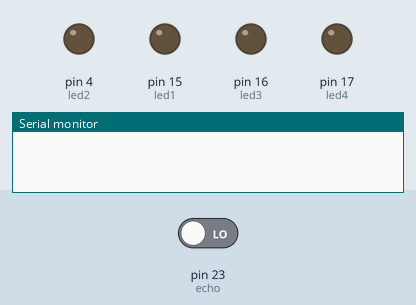
A sketch run on a simulated Arduino Mega 2560, built with avr-gcc and run on an emulated ATmega2560. Parts: output pins drawn as LEDs (lit = HIGH), the last lines printed to the serial monitor. Inputs (shaded band) come from the test bench; at power-on: pin 23 (echo) LOW. Pins used as bus, display or sensor lines are not drawn.

Above: at 0.1 s.
At 1.1 s:
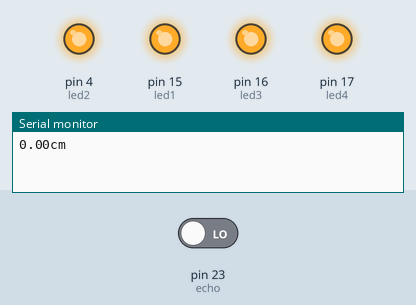
Timing chart, 0 to 2.6 s (numbered marks = the images above):
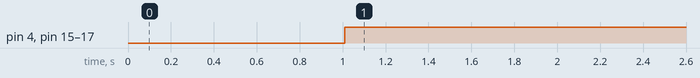

Measured:
- by itself, pin 4 (led2), pin 15 (led1), pin 16 (led3), pin 17 (led4): LOW → HIGH at 1.0 s

The sketch:

SUPER_SONIC.ino
```cpp
int echo = 23;
int trig = 22;
int led1 = 15;
int led2 = 4;
int led3 = 16;
int led4 = 17;
float duration, distance;

void setup()
{
  Serial.begin(9600);
  pinMode(trig, OUTPUT);
  pinMode(echo, INPUT);
  pinMode(led1, OUTPUT);
  pinMode(led2, OUTPUT);
  pinMode(led3, OUTPUT);
  pinMode(led4, OUTPUT);

}

void loop()
{
  digitalWrite(trig, HIGH);
  delay(10);
  digitalWrite(trig, LOW);;

  duration = pulseIn(echo,HIGH);
  distance = 0.017 * duration;
  Serial.print(distance);;
  Serial.print("cm\n");
  if (distance<5)
  {
    digitalWrite(led1,HIGH);
    digitalWrite(led2,HIGH);
    digitalWrite(led3,HIGH);
    digitalWrite(led4,HIGH);
    }

   else if(distance<10 && distance>5)
   {
    digitalWrite(led1,HIGH);
    digitalWrite(led2,HIGH);
    digitalWrite(led3,HIGH);
    digitalWrite(led4,LOW);
    }

   else if(distance<15 && distance>10)
   {
    digitalWrite(led1,HIGH);
    digitalWrite(led2,HIGH);
    digitalWrite(led3,LOW);
    digitalWrite(led4,LOW);
    }

   else if(distance<20 && distance>15)
   {
    digitalWrite(led1,HIGH);
    digitalWrite(led2,LOW);
    digitalWrite(led3,LOW);
    digitalWrite(led4,LOW);
    }
   else
   {
    digitalWrite(led1,LOW);
    digitalWrite(led2,LOW);
    digitalWrite(led3,LOW);
    digitalWrite(led4,LOW);
    }


}
```
